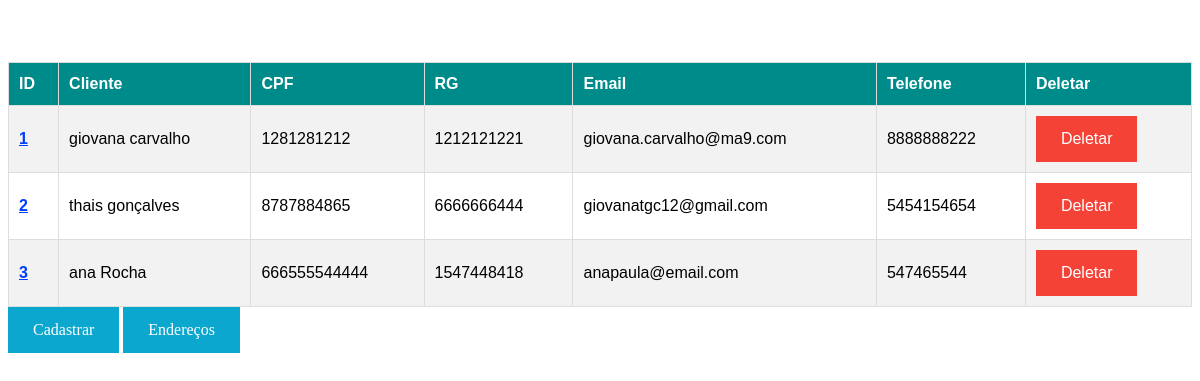
Before: /cadastros/ with the older database file.
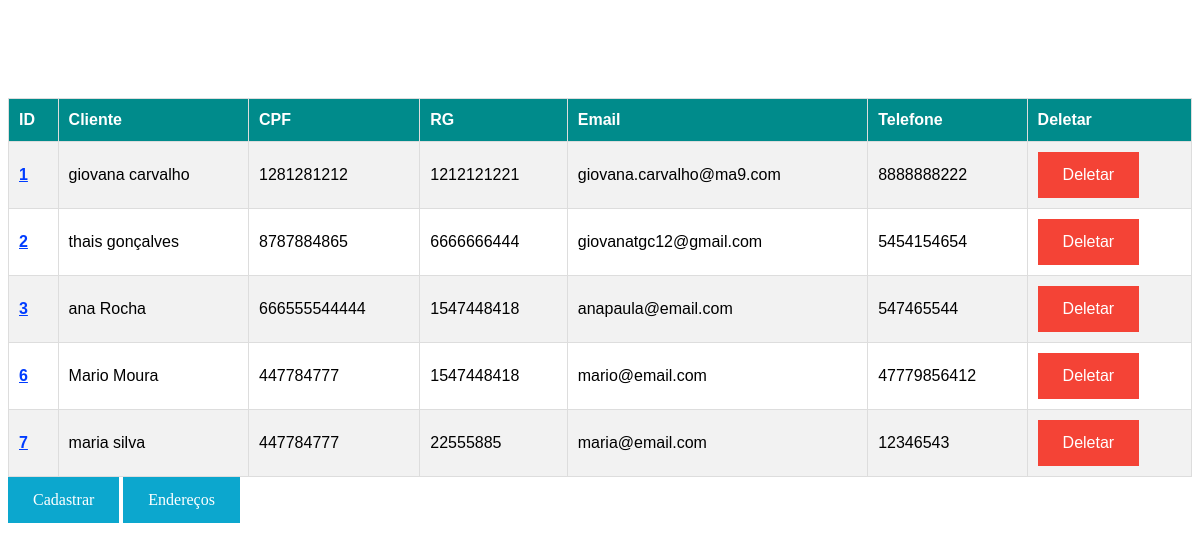
After: the same page with the newer database file.
### cadastros/models.py (models this page shows, shortened)
class Cliente(models.Model):
    foto = models.ImageField(upload_to='images/')
    nome = models.CharField("nome", max_length=50)
    sobrenome = models.CharField("sobrenome", max_length=100)
    cpf = models.CharField("cpf", max_length=11, unique=True)
    rg = models.CharField("rg", max_length=8, unique=True)
    telefone = models.CharField("telefone", max_length=12)
    email = models.EmailField("email")
    begin_date= models.DateTimeField(auto_now_add=True)
    class Meta:
        db_table= 'cliente'
        verbose_name = "Cliente"
        verbose_name_plural = "Clientes"

### cadastros/views.py (the view)
# urls.py: path('',ClienteList.as_view(),name='cliente_list'),
class ClienteList(ListView):
    model = Cliente

### cadastros/templates/cadastros/cliente_list.html (shortened to what this page needs)
<!DOCTYPE html>
<html lang="en">
<head>
</head>
<body>
    <table id="customers">
        <tr>
        <th>ID</th>
        <th>Cliente</th>
        <th>CPF</th>
        <th>RG</th>
        <th>Email</th>
        <th>Telefone</th>
        <th>Deletar</th>
        </tr>
    {% for cliente in object_list %}
        <tr>
            <td>
                <b><a class="two" href="{% url 'cliente_update' cliente.id %}" target="_blank">{{cliente.id}}</a></b>
            </td>
            <td>{{ cliente.nome}} {{cliente.sobrenome}} </td>
            <td> {{ cliente.cpf}} </td>
            <td> {{cliente.rg}}</td>
            <td> {{cliente.email}}</td>
            <td>{{ cliente.telefone}}</td>
            <td>
                <a class="one" href="{% url 'cliente_delete' cliente.id %}" target="_blank">Deletar</a>
            </td>
        </tr><br>
    {% endfor %}
    </table>
    <a class="three" href="/cadastros/create/" target="_blank">Cadastrar</a>
    <a class="four" href="/cadastros/list/" target="_blank">Endereços</a>
</body>
</html>

Changed rows visible on the page:
added Cliente: id "6", nome "Mario", sobrenome "Moura", cpf "447784777", rg "1547448418", email "mario@email.com", telefone "47779856412"
added Cliente: id "7", nome "maria", sobrenome "silva", cpf "447784777", rg "22555885", email "maria@email.com", telefone "12346543"
